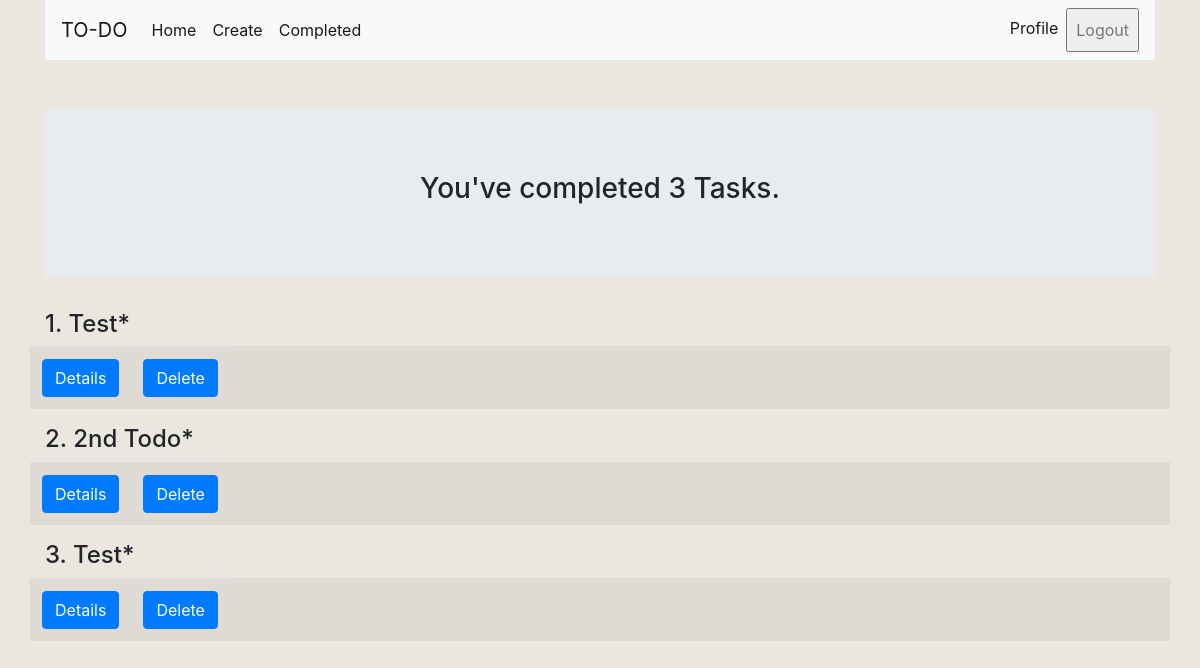
The app's page /todo/completed/ (signed in), older data.
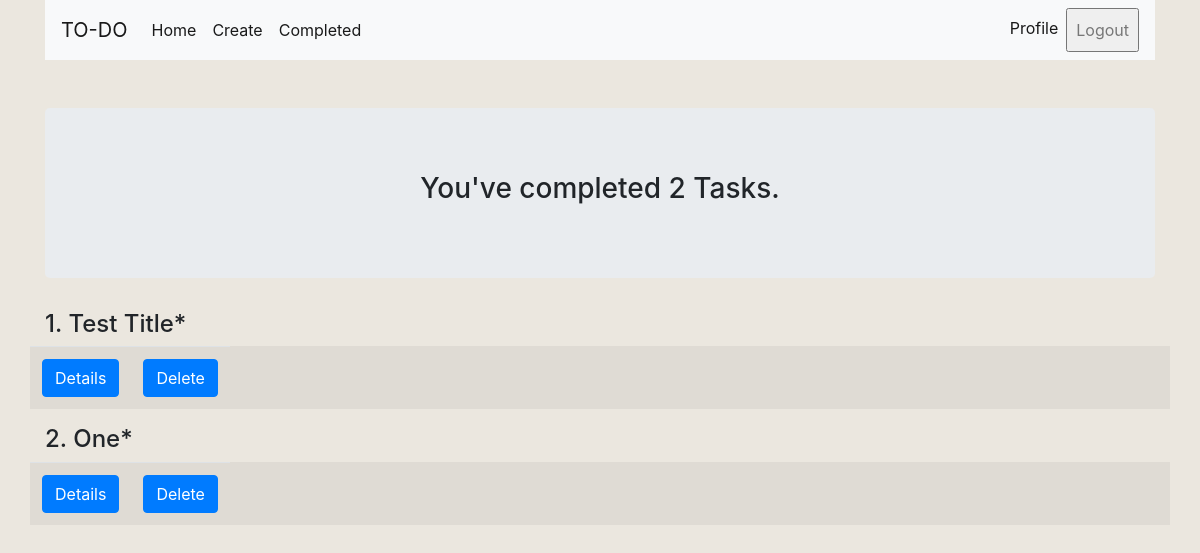
The same page, newer data.
### app1/models.py (models this page shows, shortened)
class ToDo(models.Model):
    title = models.CharField(max_length = 100)
    description = models.TextField(blank=True, null=True)
    important = models.BooleanField(default=True)
    time_created = models.DateTimeField(auto_now_add=True, verbose_name = 'Creation Time')
    is_completed = models.BooleanField(blank=True, null=True)
    time_completed = models.DateTimeField(blank=True, null=True, verbose_name = 'Completion Time')
    user = models.ForeignKey(User, on_delete=models.CASCADE)
    class Meta:
        verbose_name_plural = 'ToDo List'

### app1/views.py (the view)
# urls.py: path('todo/completed/', completedView, name = 'completed-view'),
@login_required
def completedView(request):
    obj = ToDo.objects.filter(time_completed__isnull=False)
    context = {
    'todos': obj
    }
    return render(request, 'app1/completed.html', context)

### templates/app1/completed.html (shortened to what this page needs)
{% extends 'app1/base.html' %}
{% block content %}
<div class="mt-5 container jumbotron text-center">
  {% if todos.count == 0 %}
      <h2>You haven't completed any Task. </h2>
  {% else %}
    <h3 class="text-center"> You've completed {{todos.count}} Task{{todos|pluralize}}.<h3>
  {% endif %}
</div>
  {% for todo in todos %}
  <h4> {{ forloop.counter }}. {% if todo.important %} {{ todo.title }}* {% else %} {{ todo.title }} {% endif %} </h4>
  <table class="table table-striped">
    <tbody>
      <tr class="row text-center">
        <td> <a class="btn btn-outline btn-primary" href="{% url 'detail-view' todo.id %}">Details</a> </td>
        <td> <a class="btn btn-outline btn-primary" href="{% url 'delete-view' todo.id %}">Delete</a>  </td>
      </tr>
    </tbody>
  </table>
  {% endfor %}
{% endblock %}

Row changes from the older to the newer data that the page shows:
removed ToDo: title "2nd Todo"
no longer on this page (row edited): ToDo: title "Test"
changed ToDo: title "Test" → "Test Title"
added ToDo: title "One"
Text that changed along with them:
{{ todos.count }}: "3" → "2"
